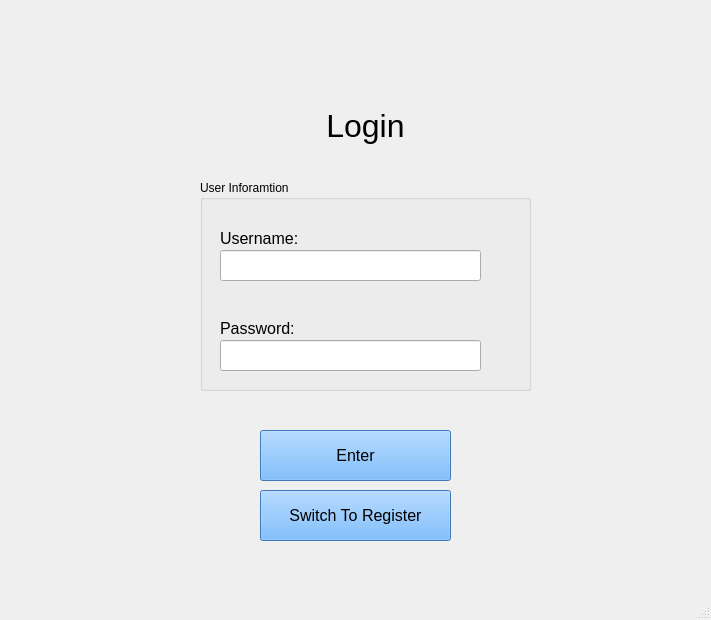
<?xml version="1.0" encoding="UTF-8"?>
<ui version="4.0">
 <class>MainWindow</class>
 <widget class="QMainWindow" name="MainWindow">
  <property name="geometry">
   <rect>
    <x>0</x>
    <y>0</y>
    <width>711</width>
    <height>620</height>
   </rect>
  </property>
  <property name="windowTitle">
   <string>LogIn</string>
  </property>
  <widget class="QWidget" name="centralwidget">
   <widget class="QLabel" name="label">
    <property name="geometry">
     <rect>
      <x>180</x>
      <y>90</y>
      <width>371</width>
      <height>71</height>
     </rect>
    </property>
    <property name="font">
     <font>
      <pointsize>24</pointsize>
     </font>
    </property>
    <property name="text">
     <string>Login</string>
    </property>
    <property name="alignment">
     <set>Qt::AlignCenter</set>
    </property>
   </widget>
   <widget class="QPushButton" name="pushButton">
    <property name="geometry">
     <rect>
      <x>260</x>
      <y>430</y>
      <width>191</width>
      <height>51</height>
     </rect>
    </property>
    <property name="font">
     <font>
      <pointsize>12</pointsize>
     </font>
    </property>
    <property name="styleSheet">
     <string notr="true">QPushButton{
	background-color: rgb(85, 170, 255);
}
QPushButton:hover{
	background-color: rgb(85, 85, 255);
}</string>
    </property>
    <property name="text">
     <string>Enter</string>
    </property>
   </widget>
   <widget class="QPushButton" name="pushButton_2">
    <property name="geometry">
     <rect>
      <x>260</x>
      <y>490</y>
      <width>191</width>
      <height>51</height>
     </rect>
    </property>
    <property name="font">
     <font>
      <pointsize>12</pointsize>
     </font>
    </property>
    <property name="styleSheet">
     <string notr="true">QPushButton{
	background-color: rgb(85, 170, 255);
}
QPushButton:hover{
	background-color: rgb(85, 85, 255);
}</string>
    </property>
    <property name="text">
     <string>Switch To Register</string>
    </property>
   </widget>
   <widget class="QGroupBox" name="groupBox">
    <property name="geometry">
     <rect>
      <x>200</x>
      <y>180</y>
      <width>331</width>
      <height>211</height>
     </rect>
    </property>
    <property name="title">
     <string>User Inforamtion</string>
    </property>
    <widget class="QLineEdit" name="lineEdit_2">
     <property name="geometry">
      <rect>
       <x>20</x>
       <y>160</y>
       <width>261</width>
       <height>31</height>
      </rect>
     </property>
    </widget>
    <widget class="QLabel" name="label_3">
     <property name="geometry">
      <rect>
       <x>20</x>
       <y>140</y>
       <width>171</width>
       <height>16</height>
      </rect>
     </property>
     <property name="font">
      <font>
       <pointsize>12</pointsize>
      </font>
     </property>
     <property name="text">
      <string>Password:</string>
     </property>
    </widget>
    <widget class="QLineEdit" name="lineEdit">
     <property name="geometry">
      <rect>
       <x>20</x>
       <y>70</y>
       <width>261</width>
       <height>31</height>
      </rect>
     </property>
    </widget>
    <widget class="QLabel" name="label_2">
     <property name="geometry">
      <rect>
       <x>20</x>
       <y>50</y>
       <width>161</width>
       <height>16</height>
      </rect>
     </property>
     <property name="font">
      <font>
       <pointsize>12</pointsize>
      </font>
     </property>
     <property name="text">
      <string>Username:</string>
     </property>
    </widget>
   </widget>
  </widget>
  <widget class="QMenuBar" name="menubar">
   <property name="geometry">
    <rect>
     <x>0</x>
     <y>0</y>
     <width>711</width>
     <height>21</height>
    </rect>
   </property>
  </widget>
  <widget class="QStatusBar" name="statusbar"/>
 </widget>
 <resources/>
 <connections/>
</ui>
